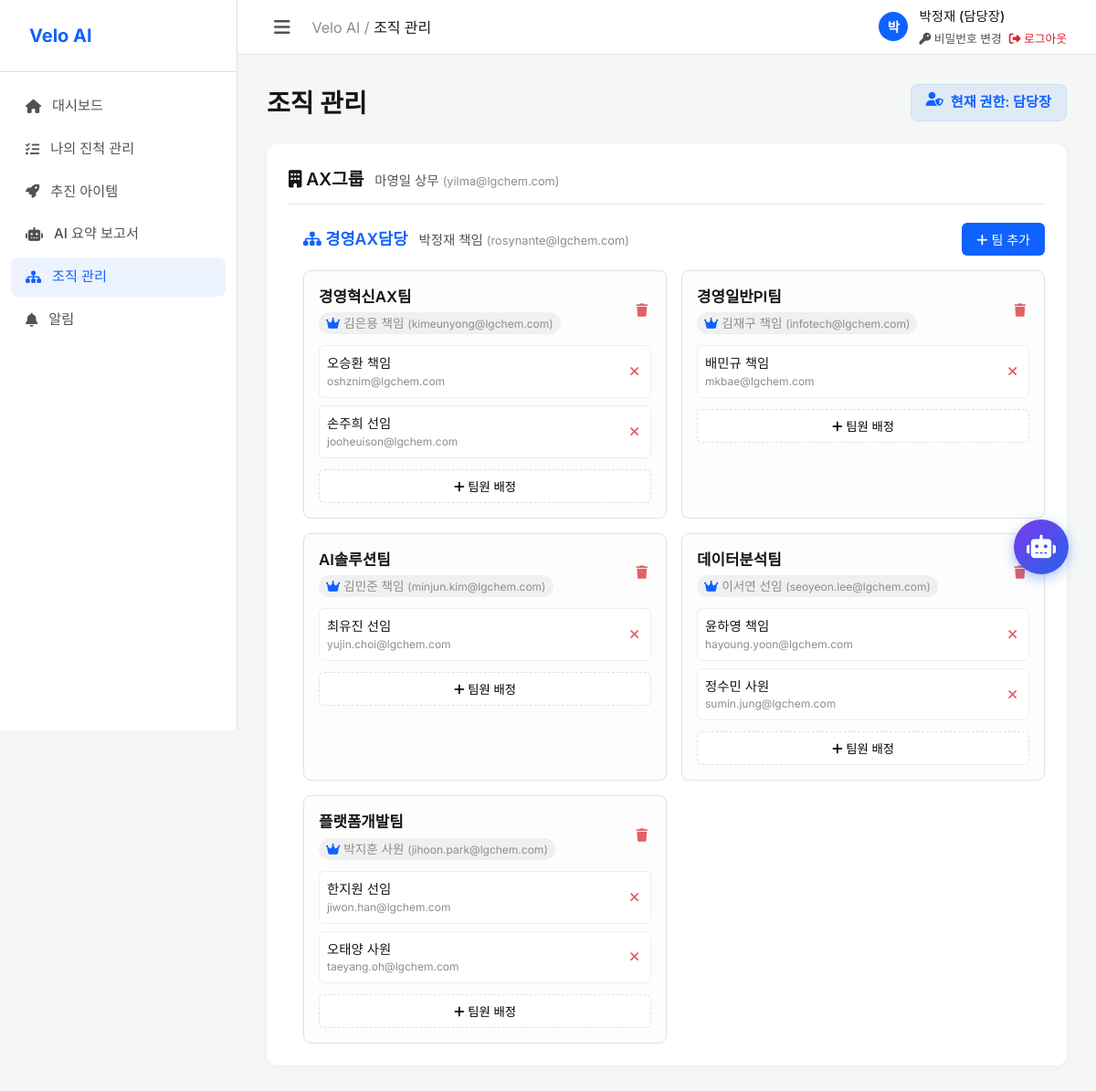
The page /org-manage (signed in) on the database its author committed.
### tables this page shows
CREATE TABLE divisions (
    id INTEGER PRIMARY KEY AUTOINCREMENT,
    group_id INTEGER NOT NULL,
    name TEXT NOT NULL,
    leader_name TEXT,
    leader_position TEXT,
    leader_email TEXT,
    FOREIGN KEY (group_id) REFERENCES groups (id)
);

CREATE TABLE groups (
    id INTEGER PRIMARY KEY AUTOINCREMENT,
    name TEXT NOT NULL,
    leader_name TEXT,
    leader_position TEXT,
    leader_email TEXT
);

CREATE TABLE teams (
    id INTEGER PRIMARY KEY AUTOINCREMENT,
    division_id INTEGER NOT NULL,
    name TEXT NOT NULL,
    leader_name TEXT,
    leader_position TEXT,
    leader_email TEXT,
    FOREIGN KEY (division_id) REFERENCES divisions (id)
);

CREATE TABLE members (
    id INTEGER PRIMARY KEY AUTOINCREMENT,
    team_id INTEGER NOT NULL,
    name TEXT NOT NULL,
    position TEXT NOT NULL, /* 사원, 선임, 책임, 상무, 전문위원 */
    email TEXT,
    FOREIGN KEY (team_id) REFERENCES teams (id)
);

### app.py (the view)
@app.route('/org-manage')
@login_required
def org_manage():
    role = session.get('role')
    if role not in ['담당장', '팀장']:
        flash('권한이 없습니다.')
        return redirect(url_for('index'))
    conn = get_db_connection()
    groups = conn.execute('SELECT * FROM groups').fetchall()
    divisions = conn.execute('SELECT * FROM divisions').fetchall()
    teams = conn.execute('SELECT * FROM teams').fetchall()
    members = conn.execute('SELECT * FROM members').fetchall()
    conn.close()
    org_data = []
    for g in groups:
        g_data = dict(g)
        g_data['divisions'] = []
        for d in divisions:
            if d['group_id'] == g['id']:
                d_data = dict(d)
                d_data['teams'] = []
                for t in teams:
                    if t['division_id'] == d['id']:
                        t_data = dict(t)
                        t_data['members'] = [dict(m) for m in members if m['team_id'] == t['id']]
                        d_data['teams'].append(t_data)
                g_data['divisions'].append(d_data)
        org_data.append(g_data)
    return render_template('org_manage.html', title='조직 관리', org_data=org_data, role=role)

### app.py (called while the page is built)
def login_required(f):
    @wraps(f)
    def decorated_function(*args, **kwargs):
        if 'user_id' not in session:
            return redirect(url_for('login'))
        return f(*args, **kwargs)
    return decorated_function

### db.py (called while the page is built)
def get_db_connection():
    conn = sqlite3.connect(DB_PATH)
    conn.row_factory = sqlite3.Row
    return conn

### templates/org_manage.html (shortened to what this page needs)
{% extends "base.html" %}
{% block content %}
<div style="display:flex; justify-content: space-between; align-items:flex-start;">
    <h1 class="page-title">{{ title }}</h1>
    <div class="role-badge">
        <i class="fa-solid fa-user-shield" style="margin-right: 8px;"></i> 현재 권한: {{ role }}
    </div>
</div>
<div class="org-tree">
    {% for group in org_data %}
    <div class="group-card">
        <div class="group-title" style="display: flex; align-items: baseline; gap: 12px;">
            <div><i class="fa-solid fa-building"></i> {{ group.name }}</div>
            {% if group.leader_name %}
            <div style="font-size: 0.9rem; font-weight: normal; color: var(--text-secondary);">
                {{ group.leader_name }} {{ group.leader_position }}
                {% if group.leader_email %}<span style="color: var(--text-muted); font-size: 0.8rem;">({{ group.leader_email }})</span>{% endif %}
            </div>
            {% endif %}
        </div>
        {% for div in group.divisions %}
        <div class="division-section">
            <div class="division-header">
                <div class="division-title" style="display: flex; align-items: baseline; gap: 12px;">
                    <div><i class="fa-solid fa-sitemap"></i> {{ div.name }}</div>
                    {% if div.leader_name %}
                    <div style="font-size: 0.9rem; font-weight: normal; color: var(--text-secondary);">
                        {{ div.leader_name }} {{ div.leader_position }}
                        {% if div.leader_email %}<span style="color: var(--text-muted); font-size: 0.8rem;">({{ div.leader_email }})</span>{% endif %}
                    </div>
                    {% endif %}
                </div>
                {% if role == '담당장' %}
                <button class="primary-btn" onclick="openModal('addTeamModal', {{ div.id }})">
                    <i class="fa-solid fa-plus"></i> 팀 추가
                </button>
                {% endif %}
            </div>
            <div class="teams-grid">
                {% for team in div.teams %}
                <div class="team-card">
                    <div class="team-header">
                        <div>
                            <div class="team-name">{{ team.name }}</div>
                            {% if team.leader_name %}
                            <div class="team-leader" style="margin-top:4px;">
                                <i class="fa-solid fa-crown" style="color:var(--primary-color);"></i>
                                {{ team.leader_name }} {{ team.leader_position }}
                                {% if team.leader_email %}<span style="font-size:0.75rem; font-weight:normal;">({{ team.leader_email }})</span>{% endif %}
                            </div>
                            {% endif %}
                        </div>
                        {% if role == '담당장' %}
                        <button type="button" class="btn-icon-danger" title="팀 삭제" onclick="showDeleteConfirm('팀 [{{ team.name }}]과 속한 모든 팀원을 삭제하시겠습니까?', '/api/delete-team/{{ team.id }}')">
                            <i class="fa-solid fa-trash"></i>
                        </button>
                        {% endif %}
                    </div>
                    <div class="members-list">
                        {% for member in team.members %}
                        <div class="member-item">
                            <div class="member-info">
                                <span>{{ member.name }} {{ member.position }}</span>
                                {% if member.email %}
                                <span class="member-email">{{ member.email }}</span>
                                {% endif %}
                            </div>
                            {% if role in ['담당장', '팀장'] %}
                            <button type="button" class="btn-icon-danger" title="팀원 삭제" onclick="showDeleteConfirm('팀원 [{{ member.name }}]을 삭제하시겠습니까?', '/api/delete-member/{{ member.id }}')">
                                <i class="fa-solid fa-xmark"></i>
                            </button>
                            {% endif %}
                        </div>
                        {% endfor %}
                    </div>
                    {% if role in ['담당장', '팀장'] %}
                    <button class="btn-secondary" style="width: 100%; border-style: dashed;" onclick="openMemberModal('addMemberModal', {{ team.id }}, '{{ team.name }}')">
                        <i class="fa-solid fa-plus"></i> 팀원 배정
                    </button>
                    {% endif %}
                </div>
                {% endfor %}
            </div>
        </div>
        {% endfor %}
    </div>
    {% endfor %}
</div>
{% endblock %}

### templates/base.html (shortened to what this page needs)
<!DOCTYPE html>
<html lang="ko">
<head>
    <link rel="stylesheet" href="{{ url_for('static', filename='index.css') }}">
    <link rel="stylesheet" href="https://cdnjs.cloudflare.com/ajax/libs/font-awesome/6.4.0/css/all.min.css">
</head>
<body>
    <aside class="sidebar">
        <div class="sidebar-header">
            <a href="{{ url_for('index') }}" class="logo">
                 <span class="nav-text">Velo AI</span>
            </a>
        </div>
        <ul class="nav-menu">
            <li class="nav-item">
                <a href="{{ url_for('index') }}" class="nav-link {% if request.endpoint == 'index' %}active{% endif %}">
                    <i class="fa-solid fa-house"></i> <span class="nav-text">대시보드</span>
                </a>
            </li>
            <li class="nav-item">
                <a href="{{ url_for('progress') }}" class="nav-link {% if request.endpoint == 'progress' %}active{% endif %}">
                    <i class="fa-solid fa-list-check"></i> <span class="nav-text">나의 진척 관리</span>
                </a>
            </li>
            <li class="nav-item">
                <a href="{{ url_for('items') }}" class="nav-link {% if request.endpoint == 'items' %}active{% endif %}">
                    <i class="fa-solid fa-rocket"></i> <span class="nav-text">추진 아이템</span>
                </a>
            </li>
            <li class="nav-item">
                <a href="{{ url_for('ai_summary') }}" class="nav-link {% if request.endpoint == 'ai_summary' %}active{% endif %}">
                    <i class="fa-solid fa-robot"></i> <span class="nav-text">AI 요약 보고서</span>
                </a>
            </li>
            {% if session.role in ['담당장', '팀장'] %}
            <li class="nav-item">
                <a href="{{ url_for('org_manage') }}" class="nav-link {% if request.endpoint == 'org_manage' %}active{% endif %}">
                    <i class="fa-solid fa-sitemap"></i> <span class="nav-text">조직 관리</span>
                </a>
            </li>
            {% endif %}
            <li class="nav-item">
                <a href="{{ url_for('notifications') }}" class="nav-link {% if request.endpoint == 'notifications' %}active{% endif %}" style="position:relative;">
                    <i class="fa-solid fa-bell"></i> <span class="nav-text">알림</span>
                </a>
            </li>
        </ul>
    </aside>
    <main class="main-content">
        <header class="top-header">
            <div style="display: flex; align-items: center; gap: 16px;">
                <button id="sidebarToggle" class="icon-btn">
                    <i class="fa-solid fa-bars"></i>
                </button>
                <div class="header-breadcrumb">
                    <span style="color: var(--text-muted);">Velo AI / </span>
                    <span style="font-weight: 500;">{{ title|default("대시보드") }}</span>
                </div>
            </div>
            <div class="user-profile" style="position: relative; display: flex; align-items: center; gap: 12px;">
                {% if session.name %}
                <div class="avatar" style="background-color: var(--primary-color); color: white;">{{ session.name[0] }}</div>
                <div style="display: flex; flex-direction: column;">
                    <span style="font-weight: 500;">{{ session.name }} ({{ session.role }})</span>
                    <div style="display: flex; gap: 8px; font-size: 0.8rem; margin-top: 4px;">
                        <a href="{{ url_for('change_password') }}" style="color: var(--text-secondary); text-decoration: none;"><i class="fa-solid fa-key"></i> 비밀번호 변경</a>
                        <a href="{{ url_for('logout') }}" style="color: #da1e28; text-decoration: none;"><i class="fa-solid fa-right-from-bracket"></i> 로그아웃</a>
                    </div>
                </div>
                {% endif %}
            </div>
        </header>
        <div class="content-wrapper">
            {% block content %}{% endblock %}
        </div>
    </main>
    <div class="chatbot-container">
        <button class="chatbot-btn" id="chatbotBtn">
            <i class="fa-solid fa-robot"></i>
        </button>
    </div>
</body>
</html>

### static/index.css (style rules this page uses)
:root { --primary-color: #0f62fe; --primary-hover: #0353e9; --primary-rgb: 15, 98, 254; --bg-color: #f4f7f6; --sidebar-bg: #ffffff; --text-main: #161616; --text-primary: #161616; --text-secondary: #525252; --text-muted: #8d8d8d; --border-color: #e0e0e0; --card-bg: #ffffff; --hover-bg: #f0f4ff; --bg-secondary: #f4f4f4; --sidebar-width: 260px; --header-height: 60px; }
* { margin: 0; padding: 0; box-sizing: border-box; }
body { font-family: 'Inter', -apple-system, BlinkMacSystemFont, 'Segoe UI', Roboto, Helvetica, Arial, sans-serif; background-color: var(--bg-color); color: var(--text-main); line-height: 1.5; display: flex; min-height: 100vh; overflow-x: hidden; }
.sidebar { width: var(--sidebar-width); background-color: var(--sidebar-bg); border-right: 1px solid var(--border-color); padding: 24px 0; position: fixed; height: 100vh; z-index: 100; display: flex; flex-direction: column; transition: width 0.3s cubic-bezier(0.4, 0.0, 0.2, 1); overflow: hidden; }
.sidebar:not(.collapsed) .nav-text { opacity: 1; visibility: visible; transition: opacity 0.2s 0.1s, visibility 0.2s 0.1s; }
.sidebar-header { padding: 0 24px 24px; border-bottom: 1px solid var(--border-color); margin-bottom: 16px; }
.logo { font-size: 1.25rem; font-weight: 700; color: var(--primary-color); text-decoration: none; display: flex; align-items: center; gap: 8px; }
.nav-menu { list-style: none; padding: 0 12px; flex: 1; }
.nav-item { margin-bottom: 4px; }
.nav-link { display: flex; align-items: center; gap: 12px; padding: 10px 16px; color: var(--text-secondary); text-decoration: none; border-radius: 8px; font-weight: 500; font-size: 0.95rem; transition: all 0.2s ease; white-space: nowrap; }
.nav-link:hover, .nav-link.active { background-color: rgba(15, 98, 254, 0.08); color: var(--primary-color); }
.main-content { flex: 1; margin-left: var(--sidebar-width); display: flex; flex-direction: column; min-height: 100vh; transition: margin-left 0.3s cubic-bezier(0.4, 0.0, 0.2, 1); }
.icon-btn { background: none; border: none; color: var(--text-secondary); font-size: 1.25rem; cursor: pointer; padding: 8px; border-radius: 6px; display: flex; align-items: center; justify-content: center; transition: background-color 0.2s; }
.top-header { height: var(--header-height); background-color: var(--card-bg); border-bottom: 1px solid var(--border-color); display: flex; align-items: center; justify-content: space-between; padding: 0 32px; position: sticky; top: 0; z-index: 90; }
.user-profile { display: flex; align-items: center; gap: 12px; font-weight: 500; font-size: 0.9rem; }
.avatar { width: 32px; height: 32px; border-radius: 50%; background-color: var(--primary-color); color: white; display: flex; align-items: center; justify-content: center; font-weight: 600; }
.content-wrapper { padding: 32px; max-width: 1200px; margin: 0 auto; width: 100%; }
.page-title { font-size: 1.75rem; font-weight: 700; margin-bottom: 24px; color: var(--text-main); }
.primary-btn { background-color: var(--primary-color); color: white; border: none; border-radius: 6px; padding: 8px 16px; font-size: 0.875rem; font-weight: 500; cursor: pointer; transition: background-color 0.2s; }
.chatbot-container { position: fixed; bottom: 30px; right: 30px; z-index: 9999; display: flex; flex-direction: column; align-items: flex-end; pointer-events: none; width: fit-content; }
.chatbot-btn { width: 60px; height: 60px; border-radius: 50%; background: linear-gradient(135deg, #7c3aed, #2563eb); color: white; border: none; font-size: 1.6rem; cursor: pointer; box-shadow: 0 4px 14px rgba(37, 99, 235, 0.4); transition: transform 0.2s, box-shadow 0.2s; display: flex; align-items: center; justify-content: center; pointer-events: auto; }

### rows shown on the page
divisions: name "박정재", name "경영AX담당", leader_name "박정재", leader_position "책임", leader_email "rosynante@lgchem.com"
groups: name "AX그룹", leader_name "마영일", leader_position "상무", leader_email "yilma@lgchem.com"
teams: name "경영혁신AX팀", leader_name "김은용", leader_position "책임", leader_email "kimeunyong@lgchem.com"
members: name "오승환", position "책임", email "oshznim@lgchem.com"
members: name "손주희", position "선임", email "jooheuison@lgchem.com"
teams: name "경영일반PI팀", leader_name "김재구", leader_position "책임", leader_email "infotech@lgchem.com"
members: name "배민규", position "책임", email "mkbae@lgchem.com"
teams: name "AI솔루션팀", leader_name "김민준", leader_position "책임", leader_email "minjun.kim@lgchem.com"
members: name "최유진", position "선임", email "yujin.choi@lgchem.com"
teams: name "데이터분석팀", leader_name "이서연", leader_position "선임", leader_email "seoyeon.lee@lgchem.com"
members: name "윤하영", position "책임", email "hayoung.yoon@lgchem.com"
members: name "정수민", position "사원", email "sumin.jung@lgchem.com"
teams: name "플랫폼개발팀", leader_name "박지훈", leader_position "사원", leader_email "jihoon.park@lgchem.com"
members: name "한지원", position "선임", email "jiwon.han@lgchem.com"
members: name "오태양", position "사원", email "taeyang.oh@lgchem.com"

### other values the page prints
{{ title|default("대시보드") }} "조직 관리"
{{ session.name[0] }} "박"
{{ session.role }} "담당장"
{{ title }} "조직 관리"
{{ role }} "담당장"
